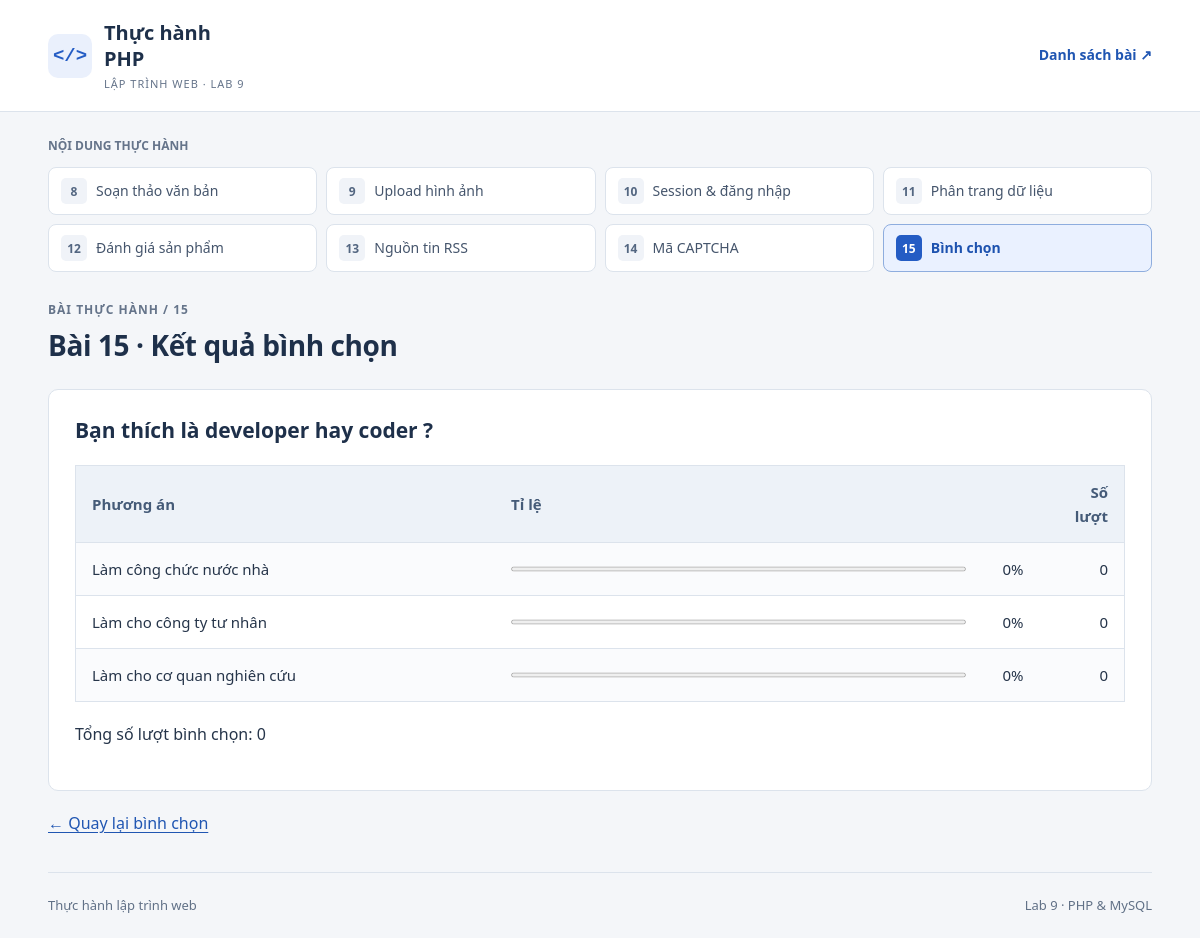
The page /bai15/ketquabinhchon.php?idBC=3 on the database its author committed.
### tables this page shows
CREATE TABLE IF NOT EXISTS binhchon (idBC INT PRIMARY KEY,MoTa VARCHAR(255) NOT NULL,idLT INT NOT NULL,SoLanChon INT NOT NULL DEFAULT 0,AnHien TINYINT NOT NULL DEFAULT 1,ThuTu INT NOT NULL DEFAULT 0);

CREATE TABLE IF NOT EXISTS phuongan (idPA INT PRIMARY KEY,MoTa VARCHAR(255) NOT NULL,SoLanChon INT NOT NULL DEFAULT 0,idBC INT NOT NULL,FOREIGN KEY(idBC) REFERENCES binhchon(idBC));

### bai15/ketquabinhchon.php (the view, shortened to what this page needs)
<?php
require '../includes/app.php'; $id=filter_input(INPUT_GET,'idBC',FILTER_VALIDATE_INT)?:1;
$poll=query('SELECT * FROM binhchon WHERE idBC=? AND AnHien=1',[$id])->fetch();
$options=query('SELECT * FROM phuongan WHERE idBC=? ORDER BY idPA',[$id])->fetchAll(); $total=array_sum(array_column($options,'SoLanChon'));
page('Bài 15 · Kết quả bình chọn'); ?>
<section><h2><?= e($poll['MoTa']) ?></h2><table class="poll-results"><tr><th>Phương án</th><th>Tỉ lệ</th><th>Số lượt</th></tr>
<?php foreach($options as $option): $percent=$total?$option['SoLanChon']/$total*100:0; ?><tr><td><?= e($option['MoTa']) ?></td><td><div class="poll-rate"><progress aria-label="Tỉ lệ <?= e($option['MoTa']) ?>" value="<?= $percent ?>" max="100"></progress><span><?= round($percent,2) ?>%</span></div></td><td><?= $option['SoLanChon'] ?></td></tr><?php endforeach ?></table><p>Tổng số lượt bình chọn: <?= $total ?></p></section><a href="index.php?idBC=<?= $id ?>">← Quay lại bình chọn</a><?php endpage(); ?>

### assets/style.css (style rules this page uses)
* { box-sizing: border-box; }
body { margin: 0; }
a { color: #2056b2; text-underline-offset: 3px; }
p { margin: 0 0 16px; }
h1, h2 { color: #1e304a; line-height: 1.4; }
h2 { font-size: 21px; margin: 0 0 14px; }
section, .card, form { background: #fff; border: 1px solid var(--line); border-radius: 10px; padding: 26px; margin: 20px 0; }
table { width: 100%; table-layout: fixed; border-collapse: collapse; background: #fff; margin: 20px 0; border: 1px solid var(--line); font-size: 15px; }
th, td { padding: 14px 16px; text-align: left; vertical-align: middle; border-bottom: 1px solid var(--line); overflow-wrap: anywhere; }
th { background: #edf2f8; color: #455b78; font-weight: 600; }
tr:nth-child(even) td { background: #fafbfd; }
progress { width: min(180px, 100%); max-width: 100%; height: 10px; accent-color: var(--blue); vertical-align: middle; }
.poll-results th:first-child { width: 40%; }
.poll-results th:last-child { width: 85px; text-align: right; }
.poll-results td:last-child { text-align: right; }
.poll-rate { display: flex; align-items: center; gap: 10px; }
.poll-rate progress { flex: 1; min-width: 0; }
.poll-rate span { flex-shrink: 0; min-width: 48px; text-align: right; font-variant-numeric: tabular-nums; }

### rows shown on the page
binhchon: MoTa "Bạn thích là developer hay coder ?"
phuongan: MoTa "Làm công chức nước nhà", percent "0", SoLanChon "0"
phuongan: MoTa "Làm cho công ty tư nhân", percent "0", SoLanChon "0"
phuongan: MoTa "Làm cho cơ quan nghiên cứu", percent "0", SoLanChon "0"

### other values the page prints
$number "8"
$label "Soạn thảo văn bản"
$number "9"
$label "Upload hình ảnh"
$number "10"
$label "Session & đăng nhập"
$number "11"
$label "Phân trang dữ liệu"
$number "12"
$label "Đánh giá sản phẩm"
$number "13"
$label "Nguồn tin RSS"
$number "14"
$label "Mã CAPTCHA"
$number "15"
